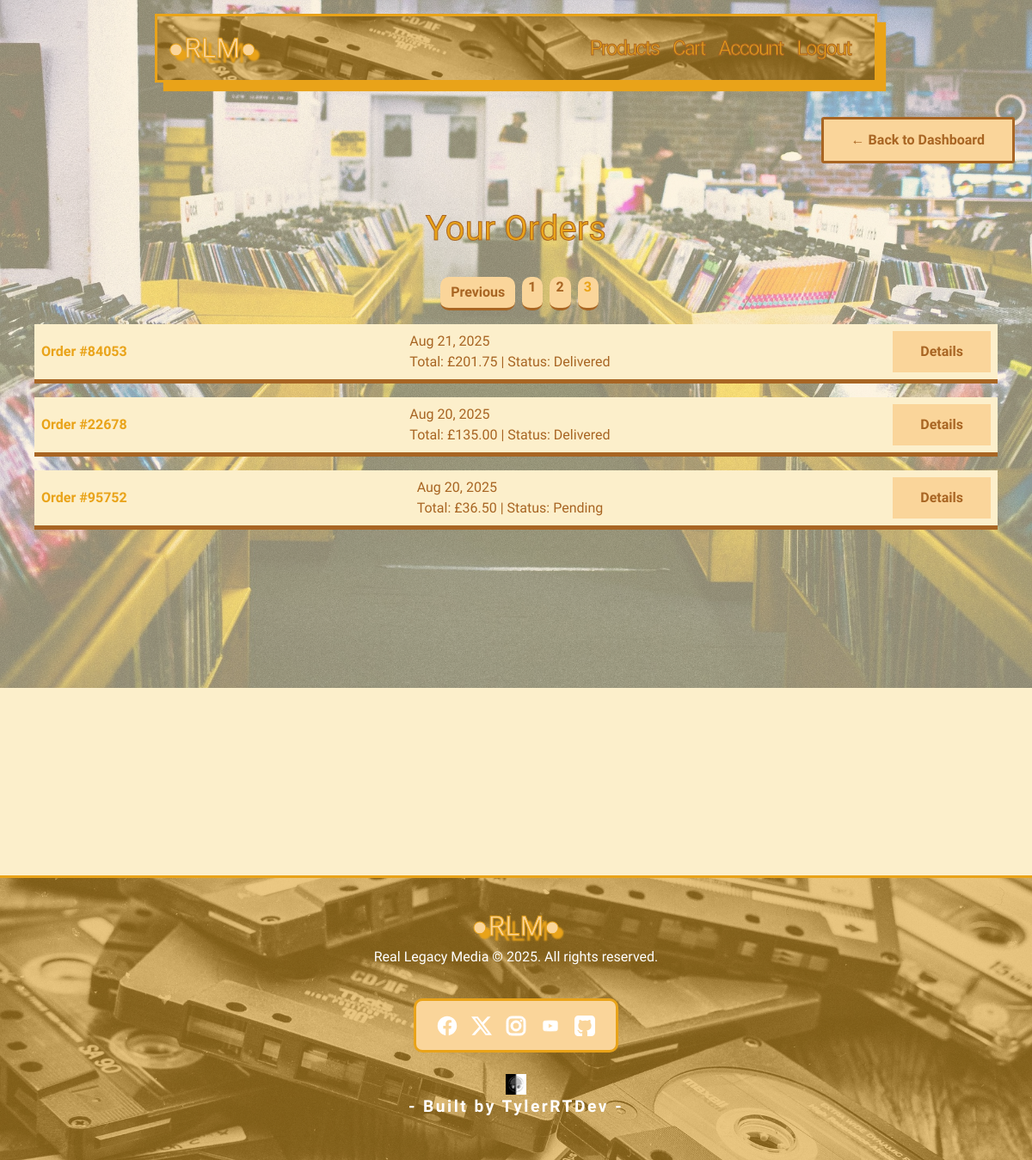
The app's page /accounts/orders/?page=3 (signed in) with its own data.
### checkout/models.py (models this page shows, shortened)
class CheckoutOrder(models.Model):
    STATUS_CHOICES = [
        ('pending', 'Pending'),
        ('shipped', 'Shipped'),
        ('delivered', 'Delivered'),
    ]
    user = models.ForeignKey(User, on_delete=models.CASCADE, null=True, blank=True)
    order_session = models.CharField(max_length=255, unique=True, blank=True, null=True)
    order_number = models.CharField(max_length=5, unique=True, blank=True, null=True)
    email = models.EmailField(blank=True, null=True)
    city = models.CharField(max_length=50, null=True, blank=True)
    postcode = models.CharField(max_length=20, null=True, blank=True)
    total_amount = models.DecimalField(max_digits=10, decimal_places=2)
    status = models.CharField(max_length=20, choices=STATUS_CHOICES, default='pending')
    created_at = models.DateTimeField(auto_now_add=True)
    full_name = models.CharField(max_length=100, null=True, blank=True)
    shipping_address = models.TextField(null=True, blank=True)
    shipping_city = models.CharField(max_length=50, null=True, blank=True)
    shipping_postcode = models.CharField(max_length=20, null=True, blank=True)
    billing_address = models.TextField(null=True, blank=True)
    billing_city = models.CharField(max_length=20,null=True, blank=True)
    billing_postcode = models.CharField(max_length=20,null=True, blank=True)

### accounts/views.py (the view)
# urls.py: path('orders/', views.order_history_view, name='order_history'),
@login_required
def order_history_view(request):
    orders = CheckoutOrder.objects.filter(user=request.user).order_by('-created_at')
    paginator = Paginator(orders, 5)  # Show 5 orders per page
    page_number = request.GET.get('page')
    page_obj = paginator.get_page(page_number)
    return render(request, 'accounts/order_history.html', {
        'orders': orders,
        'page_obj': page_obj
    })

### templates/accounts/order_history.html (shortened to what this page needs)
{% extends 'base.html' %}
{% block content %}
    <div class="back-button d-flex justify-content-end mb-1">
        <a href="{% url 'accounts:profile' %}" class="back-btn-retro">
        <span> ←</span> Back to Dashboard
        </a>
    </div>
    <div class="order-history container py-5">
        <div class="account-orders-title">
            <h1>Your Orders</h1>
        </div>
        <div class="text-center">
            <nav aria-label="Order pagination">
                <ul class="pagination justify-content-center">
                {% if page_obj.has_previous %}
                    <li class="page-item">
                    <a class="page-link" href="?page={{ page_obj.previous_page_number }}">Previous</a>
                    </li>
                {% endif %}
                {% for num in page_obj.paginator.page_range %}
                    <li class="page-item {% if page_obj.number == num %}active{% endif %}">
                    <a class="page-link page-num" href="?page={{ num }}">{{ num }}</a>
                    </li>
                {% endfor %}
                </ul>
            </nav>
        </div>
        {% if page_obj.object_list %}
            <ul class="list-group">
                {% for order in page_obj.object_list %}
                <li class="list-group-item p-2">
                        <div class="d-flex justify-content-end justify-content-between align-items-center">
                    <strong>Order #{{ order.order_number }}</strong>{{ order.created_at|date:"M d, Y" }}
                    <br>
                    Total: £{{ order.total_amount }} | Status: {{ order.status|capfirst }}
                        <a href="{% url 'accounts:order_detail' order.id %}" class="btn-retro">Details</a>
                    </div>
                </li>
                {% endfor %}
            </ul>
        {% else %}
            <div class="no-orders-text-container d-flex justify-content-center align-items-center flex-column">
                <img src="/static/images/icons/empty-cart.png" alt="Empty order">
                <h5 class="no-orders-text text-center">No orders yet...</h5>
            </div>
        {% endif %}
    </div>
{% endblock %}

### static/css/style.css (style rules this page uses)
:root { --black: #000000; --brown: #a86523; --orange: #E9A319; --peach: #fad59a; --cream: #fcefcb; --text-color: #000000; }
body { font-family: 'Kodchasan', sans-serif; color: var(--text-color); background-color: var(--cream); }
h1, h2, h3, h4 { font-family: 'Brexon', 'Sigmar One', sans-serif; }
.back-btn-retro { border: solid 3px var(--orange); color: var(--brown); border-radius: 0px; font-weight: bold; text-decoration: none; padding: 0.75rem 2rem; background-color: var(--peach); transition: 0.5s; }
.btn-retro { border: none; color: var(--brown); border-radius: 0px; font-weight: bold; text-decoration: none; padding: 0.75rem 2rem; background-color: var(--peach); transition: 0.5s; }
.back-button { display: flex; align-self: flex-end; margin-bottom: 2rem; justify-content: space-around; }
.back-btn-retro { border-radius: 3px; border-color: var(--brown); }
.account-orders-title { padding-bottom: 0.5rem; text-align: center; margin-bottom: 1rem; -webkit-text-fill-color: var(--orange); -webkit-text-stroke-width: 1px; -webkit-text-stroke-color: var(--brown); }
.list-group { border-radius: 0px; }
.pagination { --bs-pagination-hover-color: var(--brown); --bs-pagination-hover-bg: none; --bs-pagination-hover-border-color: none; --bs-pagination-border-color: none; --bs-pagination-focus-bg: none; --bs-pagination-focus-box-shadow: none; --bs-pagination-focus-color: none; }
.pagination .page-link { background-color: transparent; color: var(--brown); border-radius: 100%; border: none; }
.pagination .page-item { background-color: var(--peach); border-bottom: solid 3px var(--brown); border-radius: 10px; margin-left: 0.5rem; font-weight: bold; }
.pagination .page-item.active .page-link { background-color: transparent; border-color: var(--orange); color: var(--orange); border-radius: 100%; border: none; }
.pagination .page-num { color: var(--brown); padding-left: 0.5rem; padding-right: 0.5rem; padding-top: 0; }
.order-history.container.py-5 { height: 100vh; }
.order-history .list-group .list-group-item { border: none; border-bottom: 5px solid var(--brown); background: var(--cream); margin-bottom: 1rem; transition: 0.7s ease; color: var(--brown); }
.order-history ul li div strong { color: var(--orange); }
@media (min-width: 1024px) and (max-width: 1439px) { .container { max-width: 1200px; padding: 0 20px; } }

### records on screen
CheckoutOrder: order_number "84053", created_at "Aug 21, 2025", total_amount "201.75", status "Delivered"
CheckoutOrder: order_number "22678", created_at "Aug 20, 2025", total_amount "135.00", status "Delivered"
CheckoutOrder: order_number "95752", created_at "Aug 20, 2025", total_amount "36.50", status "Pending"

### other values on screen
{{ num }} "1" "2" "3"
